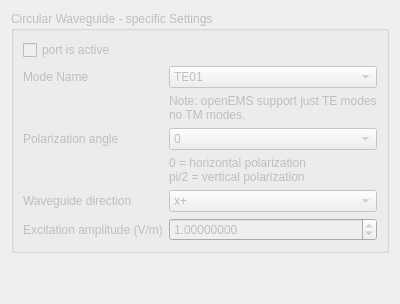
               <widget class="QWidget" name="CircWaveguide">
                <attribute name="title">
                 <string>CircWaveguide</string>
                </attribute>
                <layout class="QVBoxLayout" name="verticalLayout_26">
                 <item>
                  <widget class="QGroupBox" name="waveguideCircSettingsGroup">
                   <property name="enabled">
                    <bool>false</bool>
                   </property>
                   <property name="sizePolicy">
                    <sizepolicy hsizetype="Minimum" vsizetype="Minimum">
                     <horstretch>0</horstretch>
                     <verstretch>0</verstretch>
                    </sizepolicy>
                   </property>
                   <property name="minimumSize">
                    <size>
                     <width>200</width>
                     <height>120</height>
                    </size>
                   </property>
                   <property name="title">
                    <string>Circular Waveguide - specific Settings</string>
                   </property>
                   <layout class="QGridLayout" name="gridLayout_13">
                    <item row="2" column="1">
                     <widget class="QLabel" name="label_57">
                      <property name="text">
                       <string>Note: openEMS support just TE modes
no TM modes.</string>
                      </property>
                     </widget>
                    </item>
                    <item row="4" column="1">
                     <widget class="QLabel" name="label_62">
                      <property name="text">
                       <string>0 = horizontal polarization
pi/2 = vertical polarization</string>
                      </property>
                     </widget>
                    </item>
                    <item row="6" column="1">
                     <widget class="QDoubleSpinBox" name="portCircWaveguideExcitationAmplitude">
                      <property name="decimals">
                       <number>8</number>
                      </property>
                      <property name="minimum">
                       <double>-1000000.000000000000000</double>
                      </property>
                      <property name="maximum">
                       <double>1000000.000000000000000</double>
                      </property>
                      <property name="value">
                       <double>1.000000000000000</double>
                      </property>
                     </widget>
                    </item>
                    <item row="1" column="1">
                     <widget class="QComboBox" name="portCircWaveguideModeName">
                      <item>
                       <property name="text">
                        <string>TE01</string>
                       </property>
                      </item>
                      <item>
                       <property name="text">
                        <string>TE11</string>
                       </property>
                      </item>
                      <item>
                       <property name="text">
                        <string>TE21</string>
                       </property>
                      </item>
                      <item>
                       <property name="text">
                        <string>TE02</string>
                       </property>
                      </item>
                      <item>
                       <property name="text">
                        <string>TE12</string>
                       </property>
                      </item>
                      <item>
                       <property name="text">
                        <string>TE22</string>
                       </property>
                      </item>
                      <item>
                       <property name="text">
                        <string>TE03</string>
                       </property>
                      </item>
                      <item>
                       <property name="text">
                        <string>TE13</string>
                       </property>
                      </item>
                      <item>
                       <property name="text">
                        <string>TE23</string>
                       </property>
                      </item>
                     </widget>
                    </item>
                    <item row="5" column="1">
                     <widget class="QComboBox" name="portCircWaveguideDirection">
                      <item>
                       <property name="text">
                        <string>x+</string>
                       </property>
                      </item>
                      <item>
                       <property name="text">
                        <string>x-</string>
                       </property>
                      </item>
                      <item>
                       <property name="text">
                        <string>y+</string>
                       </property>
                      </item>
                      <item>
                       <property name="text">
                        <string>y-</string>
                       </property>
                      </item>
                      <item>
                       <property name="text">
                        <string>z+</string>
                       </property>
                      </item>
                      <item>
                       <property name="text">
                        <string>z-</string>
                       </property>
                      </item>
                     </widget>
                    </item>
                    <item row="3" column="0">
                     <widget class="QLabel" name="label_3">
                      <property name="text">
                       <string>Polarization angle</string>
                      </property>
                     </widget>
                    </item>
                    <item row="6" column="0">
                     <widget class="QLabel" name="label_4">
                      <property name="text">
                       <string>Excitation amplitude (V/m)</string>
                      </property>
                     </widget>
                    </item>
                    <item row="1" column="0">
                     <widget class="QLabel" name="label_2">
                      <property name="text">
                       <string>Mode Name</string>
                      </property>
                     </widget>
                    </item>
                    <item row="5" column="0">
                     <widget class="QLabel" name="label_63">
                      <property name="text">
                       <string>Waveguide direction</string>
                      </property>
                     </widget>
                    </item>
                    <item row="3" column="1">
                     <widget class="QComboBox" name="portCircWaveguidePolarizationAngle">
                      <item>
                       <property name="text">
                        <string>0</string>
                       </property>
                      </item>
                      <item>
                       <property name="text">
                        <string>pi/2</string>
                       </property>
                      </item>
                     </widget>
                    </item>
                    <item row="0" column="0">
                     <widget class="QCheckBox" name="portCircWaveguideActive">
                      <property name="text">
                       <string>port is active</string>
                      </property>
                     </widget>
                    </item>
                   </layout>
                  </widget>
                 </item>
                 <item>
                  <spacer name="verticalSpacer_13">
                   <property name="orientation">
                    <enum>Qt::Vertical</enum>
                   </property>
                   <property name="sizeHint" stdset="0">
                    <size>
                     <width>20</width>
                     <height>40</height>
                    </size>
                   </property>
                  </spacer>
                 </item>
                </layout>
               </widget>
